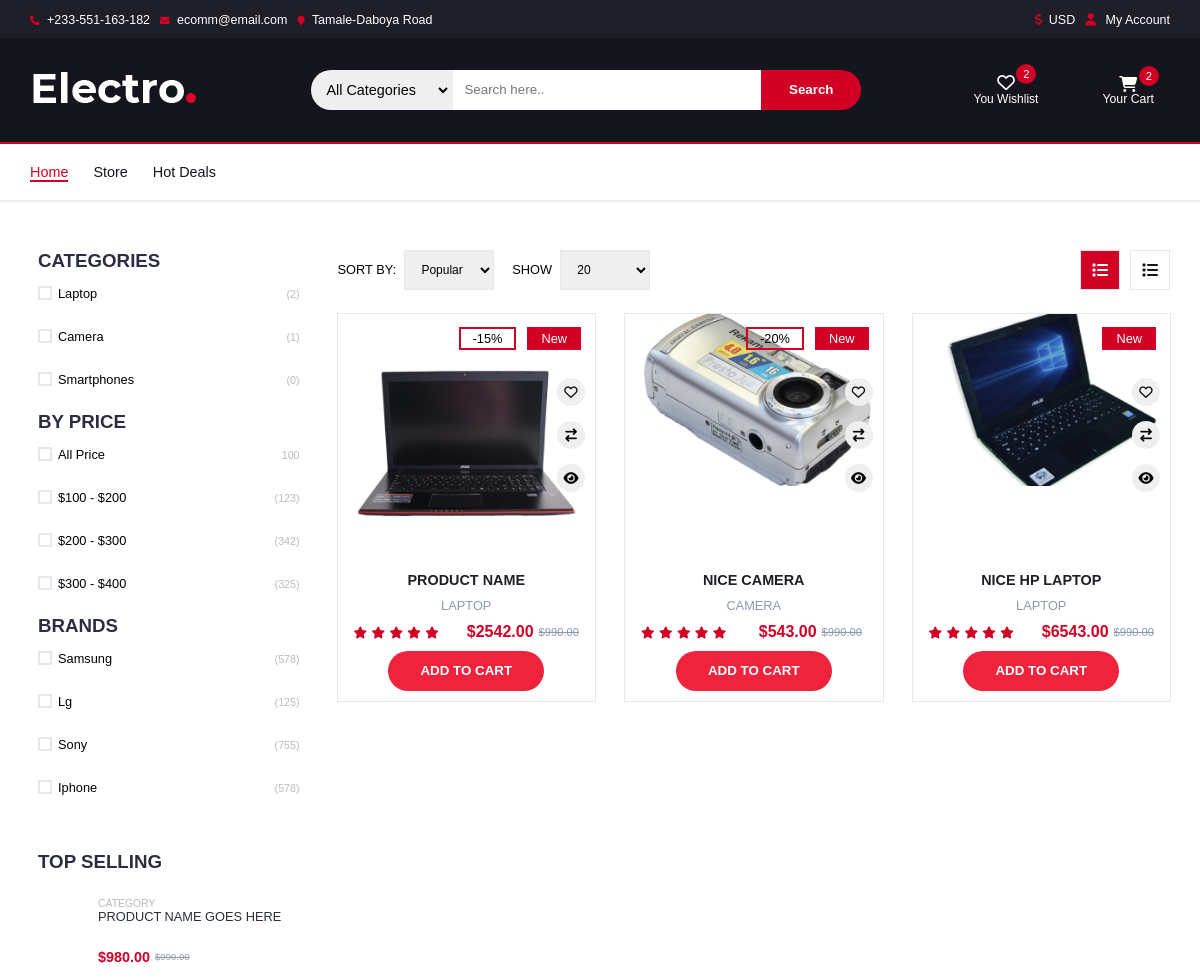
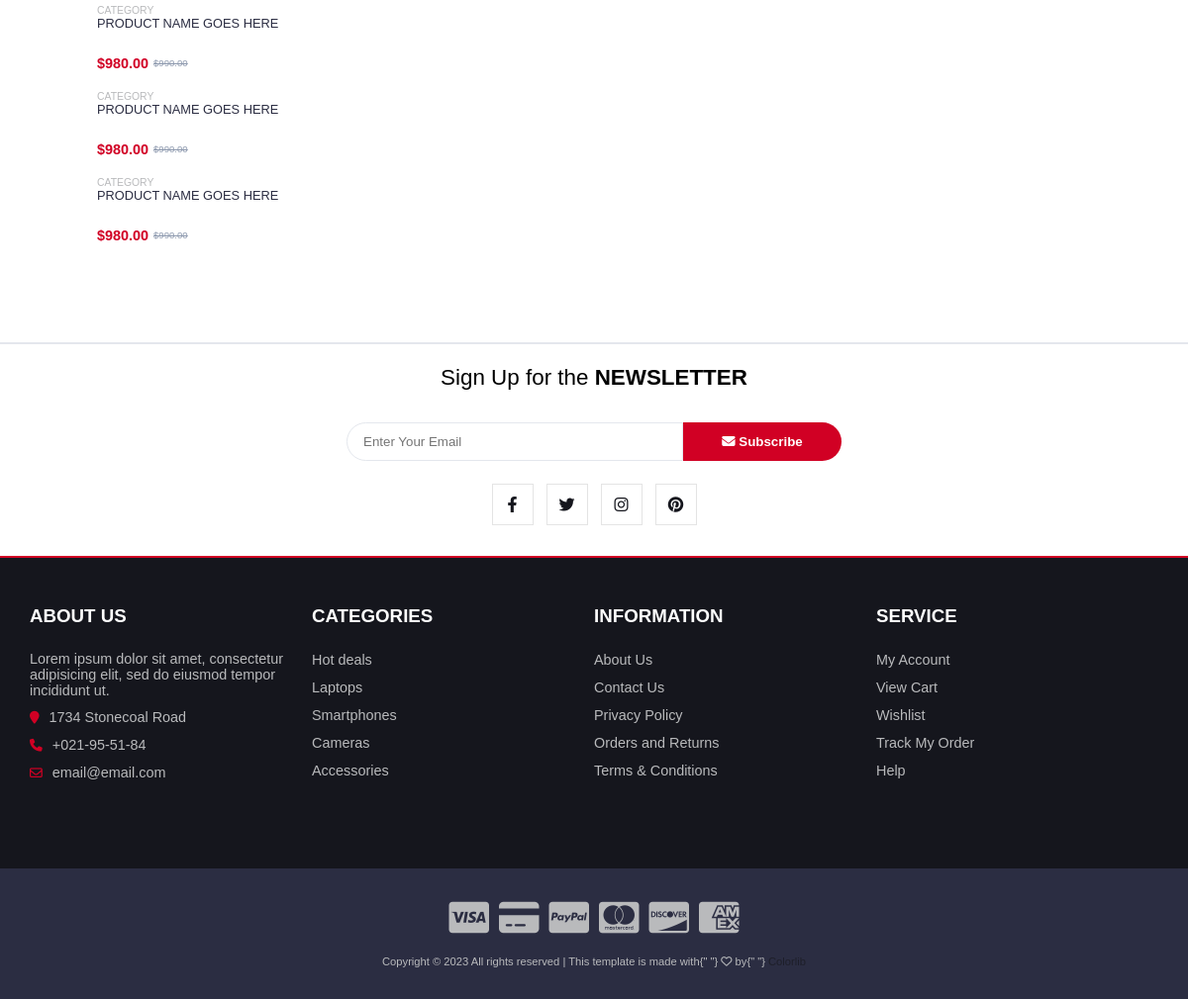
/store/ (signed in), run on the app's committed database (2 pictures, top to bottom).
### base/models.py (models this page shows, shortened)
class Category(models.Model):
    name = models.CharField(max_length=255)
    active = models.BooleanField(default=False, null=True)
    def __str__(self):
        return self.name

class Item(models.Model):
    title = models.CharField(max_length=255)
    price = models.DecimalField(max_digits=8, decimal_places=2)
    description = models.TextField(null=True, blank=True)
    category = models.ForeignKey(Category, on_delete=models.CASCADE, null=True)
    in_stock = models.IntegerField()
    discount_percent = models.IntegerField(null=True, blank=True)
    rating = models.FloatField(null=True, blank=True)
    slug = models.SlugField(max_length=255)
    item_size = models.CharField(choices=SIZE_CHOICES, max_length=3, )
    item_color = models.CharField(choices=COLOR_CHOICES, max_length=10)
    image = models.ImageField(upload_to=image_upload_path)
    def get_absolute_url(self):
        return reverse("product", kwargs={"slug": self.slug})
    @property
    def get_item_image_url(self):
        try:
            url = self.image.url
        except:
            url = ''
        return url

### base/views.py (the view)
# urls.py: path('store/', views.storePage, name="store"),
def storePage(request):
    q = request.GET.get('q') if request.GET.get('q') != None else ''
    category = request.GET.get('category') if request.GET.get('category') != None else ''
    Laptop = request.GET.get('Laptop') if request.GET.get('Laptop') != None else ''
    Camera = request.GET.get('Camera') if request.GET.get('Camera') != None else ''
    Smartphones = request.GET.get('Smartphones') if request.GET.get('Smartphones') != None else ''
    if request.user.is_authenticated:
        customer = request.user.customer
        order = Order.objects.filter(customer=customer, complete=False).first()
        orderItems = order.orderitem_set.all()
        orderItem_count = order.orderitem_set.count()
    items = Item.objects.filter(
        (Q(category__name__icontains=q)) |
        (Q(category__name__icontains=category) & Q(title__icontains=q)) |
        (Q(category__active=True) | Q(category__active=False))
    )
    categories = Category.objects.all()
    context = {
        'items': items,
        'order': order,
        'orderItems': orderItems,
        'orderItem_count': orderItem_count,
        'categories': categories,
    }
    return render(request, "base/store.html", context)

### base/models.py (called while the page is built)
    @property
    def get_cart_total(self):
        total = 0
        orderItem = self.orderitem_set.all()
        total = sum([item.get_final_total for item in orderItem])
        return total

    @property
    def get_quantity_total(self):
        total = 0
        orderItem = self.orderitem_set.all()
        total = sum([item.quantity for item in orderItem])
        return total

    @property
    def get_total(self):
        total = 0
        total = self.quantity * self.item.price
        return total

    @property
    def get_discount_price(self):
        total = 0
        if self.item.discount_percent:
            total = self.get_total * (self.item.discount_percent / Decimal('100') )
        return total

    @property
    def get_final_total(self):
        total = 0
        total = self.get_total - self.get_discount_price
        return total

### templates/base/store.html (shortened to what this page needs)
{% extends 'index.html' %}
{% load static %}
{% block content %}
<div class="store__wrapper">
  <div class="container">
    <div class="store__left">
      <div class="category__filter">
        <h3>Categories</h3>
        <form class="checkbox__filter category__form">
          {% for category in categories %}
          <div class="input__checkbox ">
            <label for="category-{{forloop.counter}}">
              <span></span>
              {{ category.name }}
              <small>({{ category.item_set.count }})</small>
            </label>
          </div>
          {% endfor %}
        </form>
      </div>
      <div class="price__filter">
        <h3>By Price</h3>
        <div class="checkbox__filter">
          <div class="input__checkbox">
            <label for="price-1">
              <span></span>
              All Price
              <small>100</small>
            </label>
          </div>
          <div class="input__checkbox">
            <label for="price-2">
              <span></span>
              $100 - $200
              <small>(123)</small>
            </label>
          </div>
          <div class="input__checkbox">
            <label for="price-3">
              <span></span>
              $200 - $300
              <small>(342)</small>
            </label>
          </div>
          <div class="input__checkbox">
            <label for="price-4">
              <span></span>
              $300 - $400
              <small>(325)</small>
            </label>
          </div>
        </div>
      </div>
      <div class="brands__filter">
        <h3>Brands</h3>
        <div class="checkbox__filter">
          <div class="input__checkbox">
            <label for="brand-1">
              <span></span>
              Samsung
              <small>(578)</small>
            </label>
          </div>
          <div class="input__checkbox">
            <label for="brand-2">
              <span></span>
              Lg
              <small>(125)</small>
            </label>
          </div>
          <div class="input__checkbox">
            <label for="brand-3">
              <span></span>
              Sony
              <small>(755)</small>
            </label>
          </div>
          <div class="input__checkbox">
            <label for="brand-4">
              <span></span>
              Iphone
              <small>(578)</small>
            </label>
          </div>
        </div>
      </div>
      <ul class="store__top__selling">
        <h3>Top Selling</h3>
        <li>
          <div class="store__product">
            <div class="store__img">
            </div>
            <div class="store__product__detaile">
              <p class="store__cate">Category</p>
              <h3 class="pro__name">Product name goes here</h3>
              <h4 class="product__price">
                $980.00 <del class="price__old">$990.00</del>
              </h4>
            </div>
          </div>
        </li>
        <li>
          <div class="store__product">
            <div class="store__img">
            </div>
            <div class="store__product__detaile">
              <p class="store__cate">Category</p>
              <h3 class="pro__name">Product name goes here</h3>
              <h4 class="product__price">
                $980.00 <del class="price__old">$990.00</del>
              </h4>
            </div>
          </div>
        </li>
        <li>
          <div class="store__product">
            <div class="store__img">
            </div>
            <div class="store__product__detaile">
              <p class="store__cate">Category</p>
              <h3 class="pro__name">Product name goes here</h3>
              <h4 class="product__price">
                $980.00 <del class="price__old">$990.00</del>
              </h4>
            </div>
          </div>
        </li>
        <li>
          <div class="store__product">
            <div class="store__img">
            </div>
            <div class="store__product__detaile">
              <p class="store__cate">Category</p>
              <h3 class="pro__name">Product name goes here</h3>
              <h4 class="product__price">
                $980.00 <del class="price__old">$990.00</del>
              </h4>
            </div>
          </div>
        </li>
      </ul>
    </div>
    <div class="store__right">
      <div class="filter__view">
        <div class="product__options">
          <label>
            Sort by:
            <select class="input__select">
              <option value="popular">Popular</option>
            </select>
          </label>
          <label>
            Show
            <select class="input__select">
              <option value="20">20</option>
            </select>
          </label>
        </div>
        <div class="store__view__btn">
          <a href="#" class="grid__view active">
            <i class="fa-solid fa-list"></i>
          </a>
          <a href="#" class="list__view">
            <i class="fa-solid fa-list"></i>
          </a>
        </div>
      </div>
      <div class="store__products">
        {% for item in items %}
        <div class="product">
            <div class="product__image">
              <img src="{{ item.image.url }}" alt="" />
              <div class="product__label">
                {% if item.discount_percent %}
                  <span class="discount__sale">-{{ item.discount_percent }}%</span>
                {% endif %}
                <span class="status__new">New</span>
              </div>
            </div>
            <div class="product__detail">
              <h3 class="product__name">
                <a href="{{ item.get_absolute_url }}">{{ item.title }}</a>
              </h3>
              <p class="product__category">{{ item.category }}</p>
              <div class="star__price">
                <div class="product__rating">
                  <i class="fa fa-star"></i>
                  <i class="fa fa-star"></i>
                  <i class="fa fa-star"></i>
                  <i class="fa fa-star"></i>
                  <i class="fa fa-star"></i>
                </div>
                <h4 class="product__price">
                  ${{ item.price }} <del class="price__old">$990.00</del>
                </h4>
              </div>
              <div class="product__btns">
                <button class="add_to_wishlist">
                  <i class="far fa-heart"></i>
                </button>
                <button class="add_to_compare">
                  <i class="fa fa-exchange"></i>
                </button>
                <button class="quick_view">
                  <i class="fa fa-eye"></i>
                </button>
              </div>
              <div  class="add__to__cart">
                <button data-type="add" data-item="{{ item.id }}" data-action="add" class="add__to__cart__btn update-item">
                   add to cart
                </button>
              </div>
            </div>
        </div>
        {% endfor %}
      </div>
    </div>
  </div>
</div>
{% endblock content %}

### data on the page
Category: name "Laptop", item_set.count "2"
Category: name "Camera", item_set.count "1"
Category: name "Smartphones", item_set.count "0"
Item: image (picture), discount_percent "15", title "PRODUCT NAME", category "LAPTOP", price "2542.00"
Item: image (picture), discount_percent "20", title "NICE CAMERA", category "CAMERA", price "543.00"
Item: image (picture), title "NICE HP LAPTOP", category "LAPTOP", price "6543.00"

### other printed values
{{ orderItem_count }} "2"
